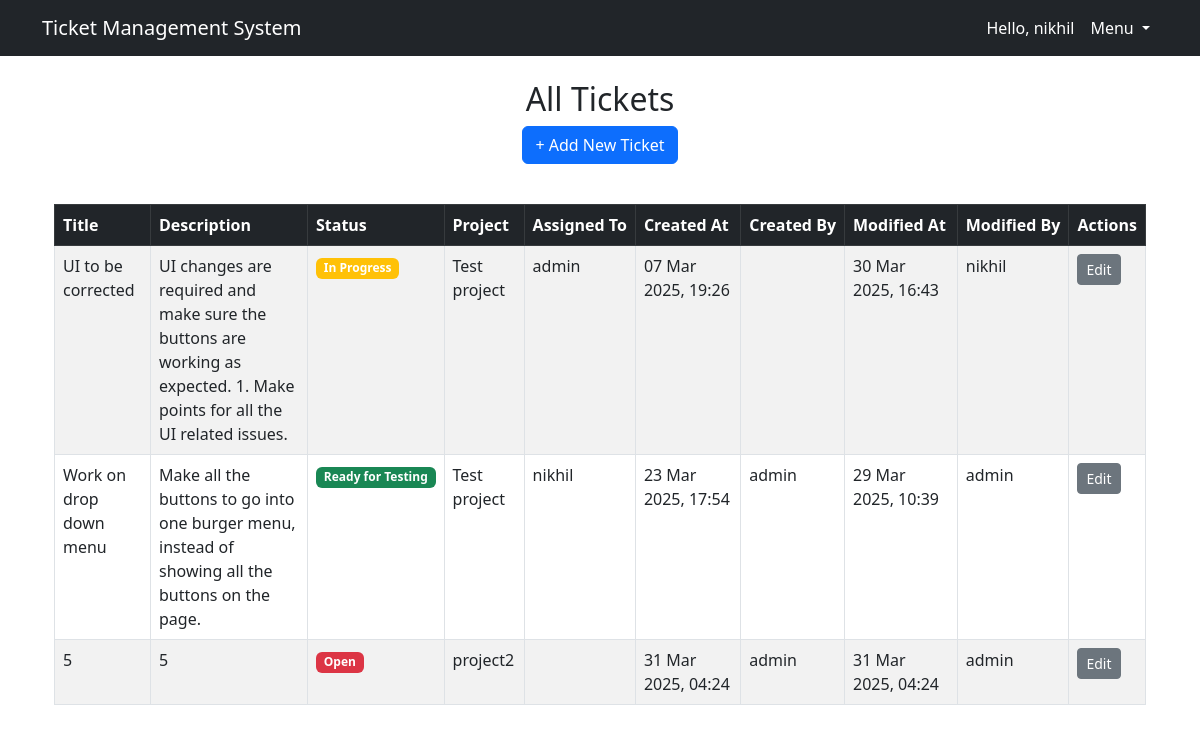
Screenshot of /bugs/ (signed in) with the database file from the repository.
### tracker/models.py (models this page shows, shortened)
class Bug(models.Model):
    STATUS_CHOICES = [
        ('Open', 'Open'),
        ('In Progress', 'In Progress'),
        ('Ready for Testing', 'Ready for Testing'),
        ('Reopened', 'Reopened'),
        ('Moved to UAT', 'Moved to UAT'),
        ('Moved to Production', 'Moved to Production'),
        ('Resolved', 'Resolved'),
        ('Closed', 'Closed'),
    ]
    title = models.CharField(max_length=200)
    description = models.TextField()
    status = models.CharField(max_length=20, choices=STATUS_CHOICES, default='Open')
    created_at = models.DateTimeField(auto_now_add=True)
    assigned_to = models.ForeignKey(User, on_delete=models.SET_NULL, null=True, blank=True, related_name='assigned_to')
    modified_at = models.DateTimeField(auto_now=True)
    modified_by = models.ForeignKey(User, on_delete=models.SET_NULL, null=True, blank=True, related_name='modified_by')
    created_by = models.ForeignKey(User, on_delete=models.SET_NULL, null=True, blank=True, related_name='created_by')
    project = models.ForeignKey(Project, on_delete=models.CASCADE)

class Project(models.Model):
    name = models.CharField(max_length=200)
    description = models.TextField()
    created_at = models.DateTimeField(auto_now_add=True)

### tracker/views.py (the view)
# urls.py: path('bugs/', views.bug_list, name='bug_list'),
@login_required
def bug_list(request):
    bugs = Bug.objects.all()
    return render(request, 'tracker/bugs.html', {'bugs': bugs})

### tracker/templates/tracker/bugs.html
{% extends 'tracker/base.html' %}
{% block content %}
<div class="container mt-4">
    <h2 class="text-center">All Tickets</h2>
    <div class="text-center mb-3">
        <a href="{% url 'add_bug' %}" class="btn btn-primary">+ Add New Ticket</a>
    </div>
    {% if bugs %}
    <div class="table-responsive mt-4">
    <table class="table table-hover table-striped table-bordered mt-3">
        <thead class="table-dark">
                <tr>
                    <th>Title</th>
                    <th class="text-nowrap">Description</th>
                    <th scope="col">Status</th>
                    <th scope="col">Project</th>
                    <th class="text-nowrap">Assigned To</th>
                    <th class="text-nowrap">Created At</th>
                    <th class="text-nowrap">Created By</th>
                    <th class="text-nowrap">Modified At</th>
                    <th class="text-nowrap">Modified By</th>
                    <th scope="col">Actions</th>
                </tr>
            </thead>
            <tbody>
                {% for bug in bugs %}
                <tr>
                    <td>{{ bug.title }}</td>
                    <td>{{ bug.description }}</td>
                    <td><span class="badge bg-{% if bug.status == 'Open' %}danger{% elif bug.status == 'In Progress' %}warning{% else %}success{% endif %}">
                        {{ bug.status }}</span></td>
                    <td>{{ bug.project.name }}</td>
                    <td>{{ bug.assigned_to.username }}</td>
                    <td>{{ bug.created_at|date:"d M Y, H:i" }}</td>
                    <td>{{ bug.created_by.username }}</td>
                    <td>{{ bug.modified_at|date:"d M Y, H:i" }}</td>
                    <td>{{ bug.modified_by.username }}</td>
                    <td>
                        <a href="{% url 'update_bug' bug.id %}" class="btn btn-sm btn-secondary">Edit</a>
                    </td>
                </tr>
                {% endfor %}
            </tbody>
        </table>
    </div>
    {% else %}
        <p class="text-center text-muted">No tickets yet.</p>
    {% endif %}
</div>
{% endblock %}

### tracker/templates/tracker/base.html (shortened to what this page needs)
<!DOCTYPE html>
<html lang="en">
<head>
    <link rel="stylesheet" href="https://cdn.jsdelivr.net/npm/bootstrap@5.3.0/dist/css/bootstrap.min.css">
</head>
<body>
    <nav class="navbar navbar-expand-lg navbar-dark bg-dark">
        <div class="container">
            <a class="navbar-brand" href="{% url 'home' %}">Ticket Management System</a>
            <div class="collapse navbar-collapse justify-content-end" id="navbarNav">
                <ul class="navbar-nav">
                    {% if user.is_authenticated %}
                        <li class="nav-item">
                            <span class="nav-link text-white">Hello, {{ user.username }}</span>
                        </li>
                        <li class="nav-item dropdown">
                            <a class="nav-link dropdown-toggle text-white" href="#" id="dropdownMenuButton2" role="button" data-bs-toggle="dropdown" aria-expanded="false">
                                Menu
                            </a>
                        </li>
                    {% else %}
                        <li class="nav-item">
                            <a class="nav-link btn btn-primary text-white" href="{% url 'login' %}">Login</a>
                        </li>
                    {% endif %}
                </ul>
            </div>
        </div>
    </nav>
        <div class="container mt-4">
            {% block content %}
            {% endblock %}
        </div>
</body>
</html>

### rows the page displays
Bug: title "UI to be corrected", description "UI changes are required and make sure the buttons are working as expected. 1. Make points for all the UI related issues.", status "In Progress", project.name "Test project", assigned_to.username "admin", created_at "07 Mar 2025, 19:26", modified_at "30 Mar 2025, 16:43", modified_by.username "nikhil"
Bug: title "Work on drop down menu", description "Make all the buttons to go into one burger menu, instead of showing all the buttons on the page.", status "Ready for Testing", project.name "Test project", assigned_to.username "nikhil", created_at "23 Mar 2025, 17:54", created_by.username "admin", modified_at "29 Mar 2025, 10:39", modified_by.username "admin"
Bug: title "5", description "5", status "Open", project.name "project2", created_at "31 Mar 2025, 04:24", created_by.username "admin", modified_at "31 Mar 2025, 04:24", modified_by.username "admin"

### other values shown
{{ user.username }} "nikhil"
